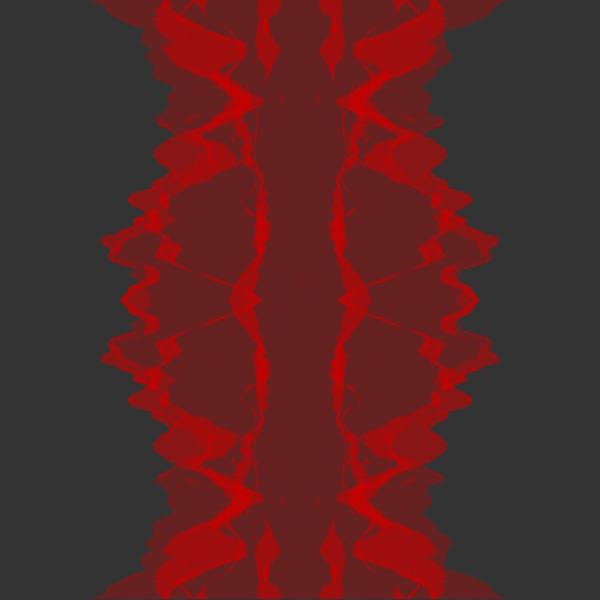
Frame 1 (no input)
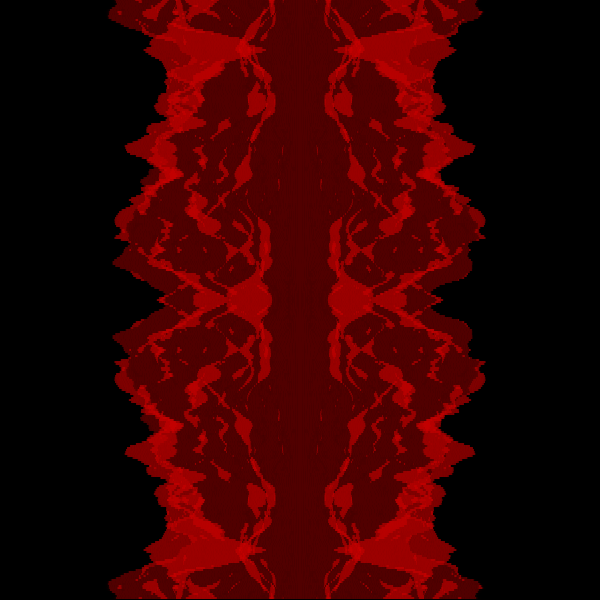
Frame 60 (no input)
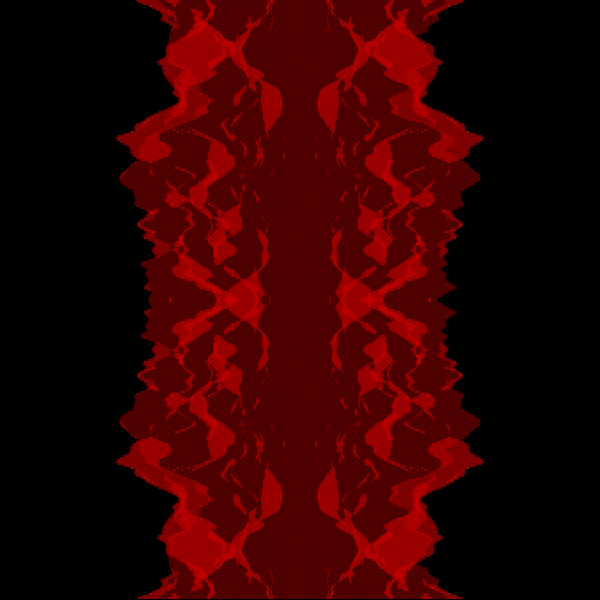
Frame 120 (the mouse pressed at the canvas centre since frame 60)

The p5.js sketch that drew these frames (run headless with seeded random() and noise() and a simulated clock; from frame 60 on, the mouse is pressed at the canvas centre):

// p5.js sketch
// ── sketch.js
let t;

function setup() {
	createCanvas(600, 600);
	// noLoop();
	noFill();
	t = random(10);
	colorMode(HSB, 360, 100, 100, 100);
	stroke(0, 100, 80);
	strokeWeight(0.7);
	strokeCap(ROUND);
}

function draw() {
	translate(width/2, height/2);
	background(0, 80);
	for (let j = -height/2; j < height/2; j+=2) {
		beginShape();
		for (let i = -width/2; i < width/2; i+=4) {
			let x = i * noise(i * 0.02, j * 0.02, t);
			let y = j ;
			curveVertex(x, y);
		}
		endShape();
	}
	t+=0.01;
}
